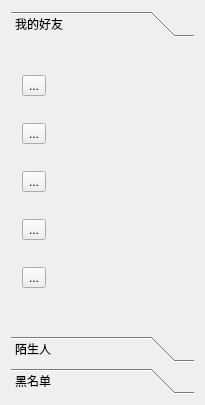
<?xml version="1.0" encoding="UTF-8"?>
<ui version="4.0">
 <class>MyWidget</class>
 <widget class="QWidget" name="MyWidget">
  <property name="geometry">
   <rect>
    <x>0</x>
    <y>0</y>
    <width>205</width>
    <height>405</height>
   </rect>
  </property>
  <property name="windowTitle">
   <string>MyWidget</string>
  </property>
  <layout class="QGridLayout" name="gridLayout">
   <item row="0" column="0">
    <widget class="QToolBox" name="toolBox">
     <property name="currentIndex">
      <number>0</number>
     </property>
     <widget class="QWidget" name="page">
      <property name="geometry">
       <rect>
        <x>0</x>
        <y>0</y>
        <width>187</width>
        <height>309</height>
       </rect>
      </property>
      <attribute name="label">
       <string>我的好友</string>
      </attribute>
      <widget class="QWidget" name="verticalLayoutWidget">
       <property name="geometry">
        <rect>
         <x>0</x>
         <y>0</y>
         <width>191</width>
         <height>281</height>
        </rect>
       </property>
       <layout class="QVBoxLayout" name="verticalLayout">
        <item>
         <widget class="QToolButton" name="toolButton_5">
          <property name="text">
           <string>...</string>
          </property>
         </widget>
        </item>
        <item>
         <widget class="QToolButton" name="toolButton_4">
          <property name="text">
           <string>...</string>
          </property>
         </widget>
        </item>
        <item>
         <widget class="QToolButton" name="toolButton_3">
          <property name="text">
           <string>...</string>
          </property>
         </widget>
        </item>
        <item>
         <widget class="QToolButton" name="toolButton_2">
          <property name="text">
           <string>...</string>
          </property>
         </widget>
        </item>
        <item>
         <widget class="QToolButton" name="toolButton">
          <property name="text">
           <string>...</string>
          </property>
         </widget>
        </item>
       </layout>
      </widget>
     </widget>
     <widget class="QWidget" name="page_2">
      <property name="geometry">
       <rect>
        <x>0</x>
        <y>0</y>
        <width>187</width>
        <height>309</height>
       </rect>
      </property>
      <attribute name="label">
       <string>陌生人</string>
      </attribute>
     </widget>
     <widget class="QWidget" name="page_3">
      <property name="geometry">
       <rect>
        <x>0</x>
        <y>0</y>
        <width>187</width>
        <height>309</height>
       </rect>
      </property>
      <attribute name="label">
       <string>黑名单</string>
      </attribute>
     </widget>
    </widget>
   </item>
  </layout>
 </widget>
 <layoutdefault spacing="6" margin="11"/>
 <resources/>
 <connections/>
</ui>
